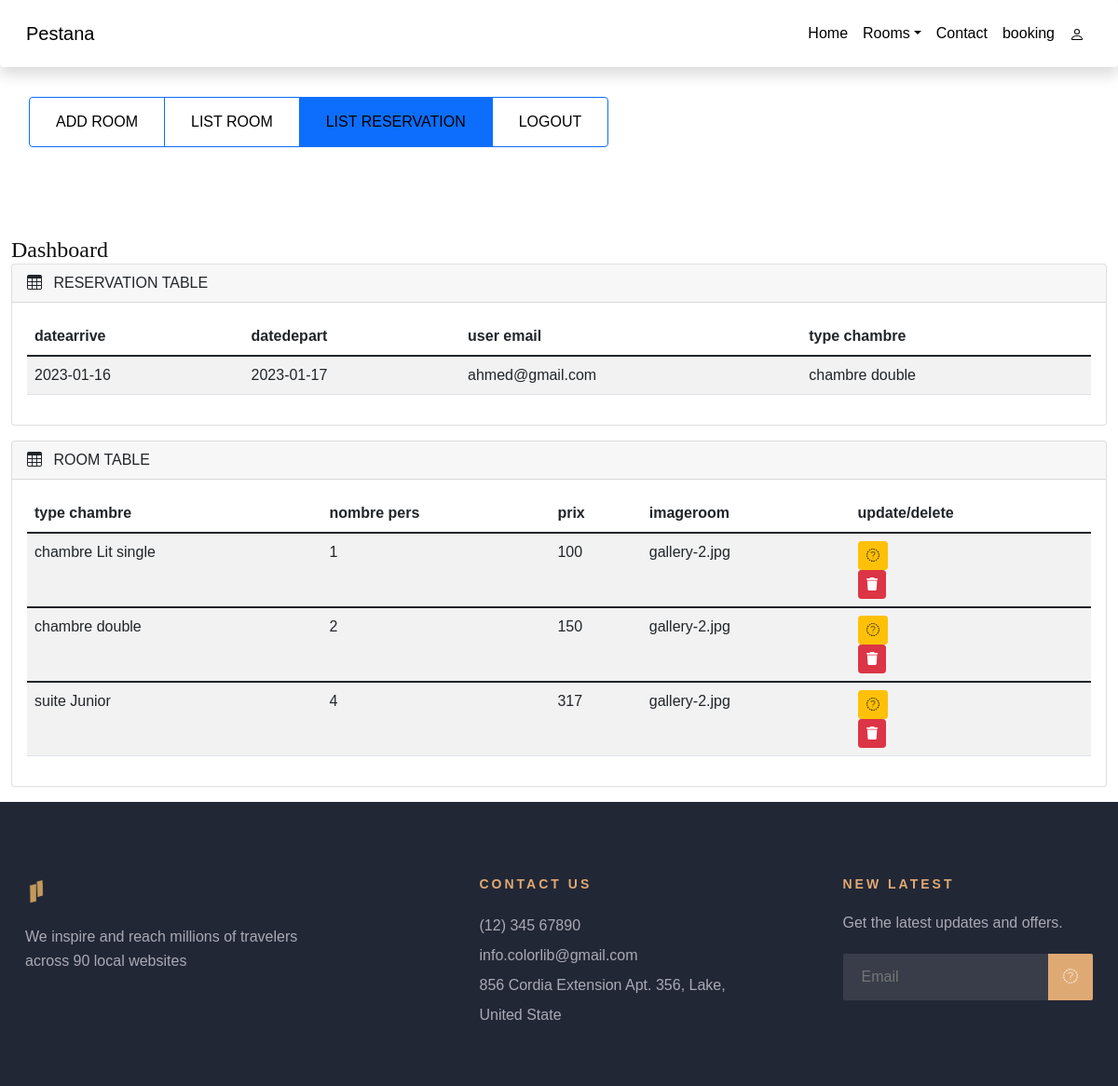
Page /Site/HH/dashbord (signed in) on the committed database.
### tables this page shows
CREATE TABLE `reservation` (
  `reservationId` int(11) NOT NULL,
  `datearrive` date NOT NULL,
  `datedepart` date NOT NULL,
  `AdminId` int(11) NOT NULL,
  `ChambreId` int(11) NOT NULL
);

CREATE TABLE `room` (
  `ChambreId` int(11) NOT NULL,
  `nombrepers` int(30) NOT NULL,
  `prix` float NOT NULL,
  `imageroom` varchar(20) NOT NULL,
  `typechambre` varchar(30) NOT NULL,
  `typedetype` varchar(20) NOT NULL
);

### Site/HH/controllers/HomeController.php (called while the page is built)
<?php
class HomeController{
    public function index($page){
        include('views/'.$page.'.php');
    }
}
?>

### Site/HH/autoload.php (called while the page is built, shortened)
<?php
function autoload($class_name){
    $array_paths = array(
        'database/',
        'app/classes/',
        'models/',
        'controllers/'
      );
    foreach($array_paths as $path){
        $file = sprintf($path.'%s.php',$class_name);
    }
}
?>

### Site/HH/database/DB.php (called while the page is built)
<?php
class DB{
    static public function connect(){
        $db=new PDO("mysql:host=localhost;dbname=rhotel","root","");
        $db->exec("set names utf8");
        $db->setAttribute(PDO::ATTR_ERRMODE,PDO::ERRMODE_WARNING);
        return $db;
    }
}
?>

### Site/HH/models/Reservation.php (called while the page is built, shortened)
<?php
class Reservation {
static public function getAll(){
		$stmt = DB::connect()->prepare('SELECT * FROM reservation ');
		$stmt->execute();
		return $stmt->fetchAll();
	}
}

### Site/HH/controllers/ReservationController.php (called while the page is built, shortened)
<?php
class ReservationController{
public function getAllReservations(){
		$reservations = Reservation::getAll();
		return $reservations;
	}
}
?>

### Site/HH/models/Admin.php (called while the page is built, shortened)
<?php
class Admin{
   static public function getAll(){
		$stmt = DB::connect()->prepare('SELECT * FROM Admin WHERE rolee="user" ');
		$stmt->execute();
		return $stmt->fetchAll();
	}
}

### Site/HH/controllers/AdminController.php (called while the page is built, shortened)
<?php
class AdminController{
    public function getAlladmin(){
		$admin = Admin::getAll();
		return $admin;
	}
}

### Site/HH/models/Room.php (called while the page is built, shortened)
<?php
class Room {
	static public function getAll(){
		$stmt = DB::connect()->prepare('SELECT * FROM room ');
		$stmt->execute();
		return $stmt->fetchAll();
	}
}

### Site/HH/controllers/RoomController.php (called while the page is built, shortened)
<?php
class RoomController{
	public function getAllroom(){
		$room = Room::getAll();
		return $room;
	}
	}
?>

### Site/HH/views/dashbord.php (the view, shortened to what this page needs)
<?php
$data = new ReservationController();
$reservations = $data->getAllReservations();
$dataro = new RoomController();
$rooms = $dataro->getAllroom();
$dataad = new AdminController();
$admin = $dataad->getAlladmin();
?>
<div class="btn-group" role="group" aria-label="Basic radio toggle button group" style="padding: 2rem;">
  <label class="btn btn-outline-primary" for="btnradio1">
                <a href="<?php echo BASE_URL;?>addro"class="nav-link px-3">
                  <span>ADD ROOM</span>
                </a>
              </label>
  <label class="btn btn-outline-primary" for="btnradio2">
    <a href="#listroom"class="nav-link px-3">
                  <span>LIST ROOM</span>
                </a></label>
  <label class="btn btn-outline-primary" for="btnradio3">
  <a href="#listreserv"class="nav-link px-3">
                  <span>LIST RESERVATION</span>
                </a>
  </label>
  <label class="btn btn-outline-primary" for="btnradio4">
    <a href="<?php echo BASE_URL;?>logout"class="nav-link px-3">
                  <span>LOGOUT</span>
                </a>
              </label>
</div>
      <main class="mt-5 pt-3">
        <div class="container-fluid">
          <div class="row">
            <div class="col-md-12">
              <h4>Dashboard</h4>
            </div>
          </div>
          <div class="row">
            <div class="col-md-12 mb-3">
              <div class="card">
                <div class="card-header" id="listreserv">
                  <span><i class="bi bi-table me-2"></i></span> RESERVATION TABLE
                </div>
                <div class="card-body">
                  <div class="table-responsive">
                    <table
                      id="example"
                      class="table table-striped data-table"
                      style="width: 100%"
                    >
                      <thead>
                        <tr>
                          <th>datearrive</th>
                          <th>datedepart</th>
                          <th>user email</th>
                          <th>type chambre</th>
                        </tr>
                      </thead>
          <?php foreach($reservations as $reservation):?>
                      <tbody>
                        <tr>
                          <td><?php echo $reservation['datearrive'];?></td>
                          <td><?php echo $reservation['datedepart'];?></td>
                          <td>
                          <?php foreach($admin as $admin):?>
                            <?php if($reservation['AdminId']=== $admin['AdminId']) {
                              echo $admin['AdminEmail'];}?>
                              <?php endforeach; ?>
                          </td>
                          <td><?php foreach($rooms as $room):?>
                            <?php if($reservation['ChambreId']=== $room['ChambreId']) {
                              echo $room['typechambre']." ".$room['typedetype'];}?>
                              <?php endforeach; ?></td>
                        </tr>
                      </tbody>
          <?php endforeach; ?>
                    </table>
                  </div>
                </div>
              </div>
            </div>
          </div>
          <div class="row">
            <div class="col-md-12 mb-3">
              <div class="card">
                <div class="card-header" id="listroom">
                  <span><i class="bi bi-table me-2"></i></span> ROOM TABLE
                </div>
                <div class="card-body">
                  <div class="table-responsive">
                    <table
                      id="example"
                      class="table table-striped data-table"
                      style="width: 100%"
                    >
                      <thead>
                        <tr>
                          <th>type chambre</th>
                          <th>nombre pers</th>
                          <th>prix</th>
                          <th>imageroom</th>
                          <th>update/delete</th>
                        </tr>
                      </thead>
                      <?php foreach($rooms as $room):?>
                      <tbody>
                        <tr>
                          <td><?php echo $room['typechambre']." ".$room['typedetype'];?></td>
                          <td><?php echo $room['nombrepers'];?></td>
                          <td><?php echo $room['prix'];?></td>
                          <td><?php echo $room['imageroom'];?></td>
                          <td>
                            <form method="POST" class="me-1" action="updatero">
                        <button class="btn btn-sm btn-warning"><i class="fa fa-eidt"> edit</i></button>
                    </form>
                    <form method="POST" class="me-1" action="deletero">
                        <button class="btn btn-sm btn-danger"><i class="fa fa-trash">delete</i></button>
                    </form></td>
                        </tr>
                      </tbody>
          <?php endforeach; ?>
                    </table>
                  </div>
                </div>
              </div>
            </div>
          </div>
        </div>
      </main>

### Site/HH/views/public/css/style.css (style rules this page uses)
html, body { height: 100%; font-family: "Cabin", sans-serif; -webkit-font-smoothing: antialiased; }
h1, h2, h3, h4, h5, h6 { margin: 0; color: #111111; font-weight: 400; font-family: "Lora", serif; }
h4 { font-size: 24px; }
.nav-link { color: #000; }

### rows in the picture
reservation: datearrive "2023-01-16", datedepart "2023-01-17"
room: typechambre "chambre", typedetype "double", nombrepers "2", prix "150", imageroom "gallery-2.jpg"
room: typechambre "chambre", typedetype "Lit single", nombrepers "1", prix "100", imageroom "gallery-2.jpg"
room: typechambre "suite", typedetype "Junior", nombrepers "4", prix "317", imageroom "gallery-2.jpg"

### other values in the picture
$admin['AdminEmail'] "ahmed@gmail.com"
